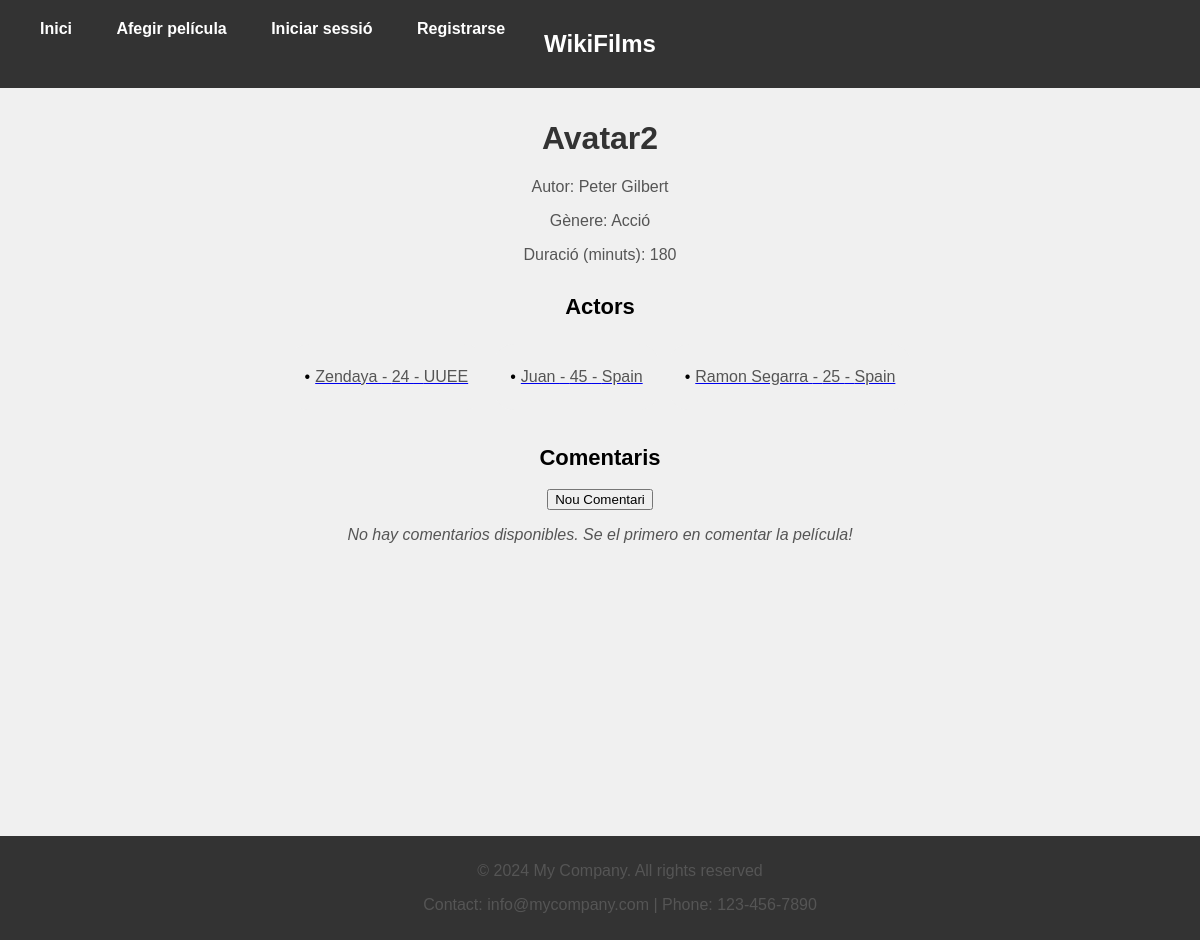
The page /film/7/ on the database its author committed.
### films/models.py (models this page shows, shortened)
class Film(models.Model):
    title = models.CharField(max_length=100)
    author = models.CharField(max_length=100)
    genre = models.CharField(max_length=100, blank=True, null=True)
    duration = models.IntegerField()
    actors = models.ManyToManyField(Actor, related_name='films')

class Actor(models.Model):
    name = models.CharField(max_length=100)
    age = models.PositiveIntegerField()
    country = models.CharField(max_length=100)

### films/views.py (the view)
# urls.py: path('film/<int:pk>/', book_detail, name='book_detail'),
def book_detail(request, pk):
    book = get_object_or_404(Film, pk=pk)
    return render(request, 'detail_film.html', {'book': book})

### templates/detail_film.html (shortened to what this page needs)
{% extends 'base.html' %}
{% block content %}
{% load static %}
<link rel="stylesheet" type="text/css" href="{% static 'detail_film.css' %}">
<h1>{{ book.title }}</h1>
<p>Autor: {{ book.author }}</p>
<p>Gènere: {{ book.genre }}</p>
<p>Duració (minuts): {{ book.duration }}</p>
<h2>Actors</h2>
<div id="actor-container">
  {% if book.actors.all %}
    {% for actor in book.actors.all %}
      <div class="actor-item">
        <a href="{% url 'actor_detail' pk=actor.pk%}">
          <p>{{ actor.name }} - {{ actor.age }} - {{ actor.country }}</p>
        </a>
      </div>
    {% endfor %}
  {% else %}
    <p><em>No hay actores disponibles.</em></p>
  {% endif %}
</div>
<h2>Comentaris</h2>
<div class="button-container">
    <a href="{% url 'review_create' pk=book.pk %}">
        <button>Nou Comentari</button>
    </a>
</div>
{% if book.review_set.all %}
  {% for review in book.review_set.all %}
    <p> <b>{{review.user.username|capfirst}} </b>: {{ review.content }} <b>{{ review.rating }}/5</b></p>
  {% endfor %}
{% else %}
  <p><em>No hay comentarios disponibles. Se el primero en comentar la película!</em></p>
{% endif %}
{% endblock %}

### static/base.css (style rules this page uses)
body { font-family: Arial, sans-serif; margin: 20px; background-color: #f0f0f0; height: 100vh; }
h2 { margin-top: 100px; }

### static/detail_film.css (style rules this page uses)
body { font-family: Arial, sans-serif; margin-top: 120px; padding: 0; background-color: #f0f0f0; height: 100vh; }
h1 { text-align: center; margin-top: 20px; color: #333; }
p { text-align: center; color: #555; }
h2 { text-align: center; margin-top: 30px; font-size: 22px; }
.button-container { display: flex; justify-content: center; }
#actor-container { display: flex; flex-wrap: wrap; justify-content: center; margin-top: 10px; margin-bottom: 10px; }
.actor-item { background-color: #f0f0f0; padding: 8px 16px; border-radius: 20px; margin: 5px; display: flex; align-items: center; }
.actor-item:before { content: "•"; margin-right: 5px; }

### rows shown on the page
Film: title "Avatar2", author "Peter Gilbert", genre "Acció", duration "180"
Actor: name "Zendaya", age "24", country "UUEE"
Actor: name "Juan", age "45", country "Spain"
Actor: name "Ramon Segarra", age "25", country "Spain"
